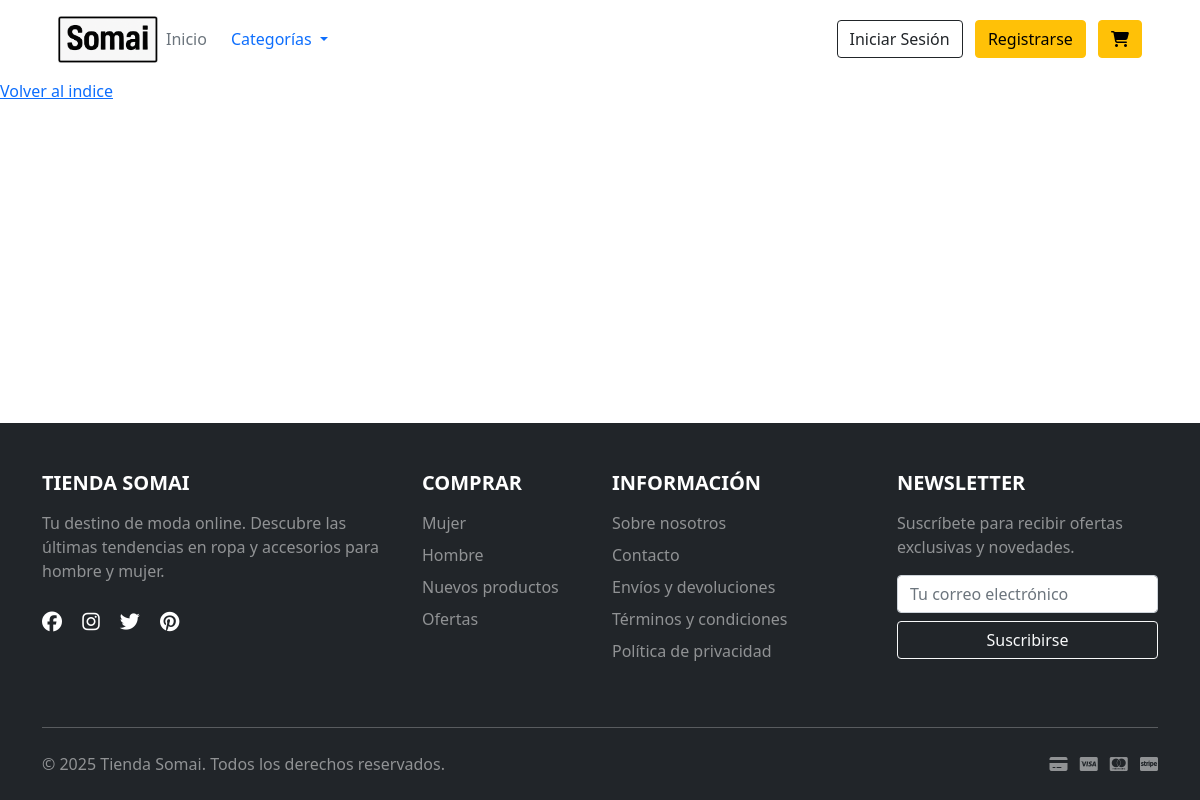
Page /pedidos/ on the earlier database version.
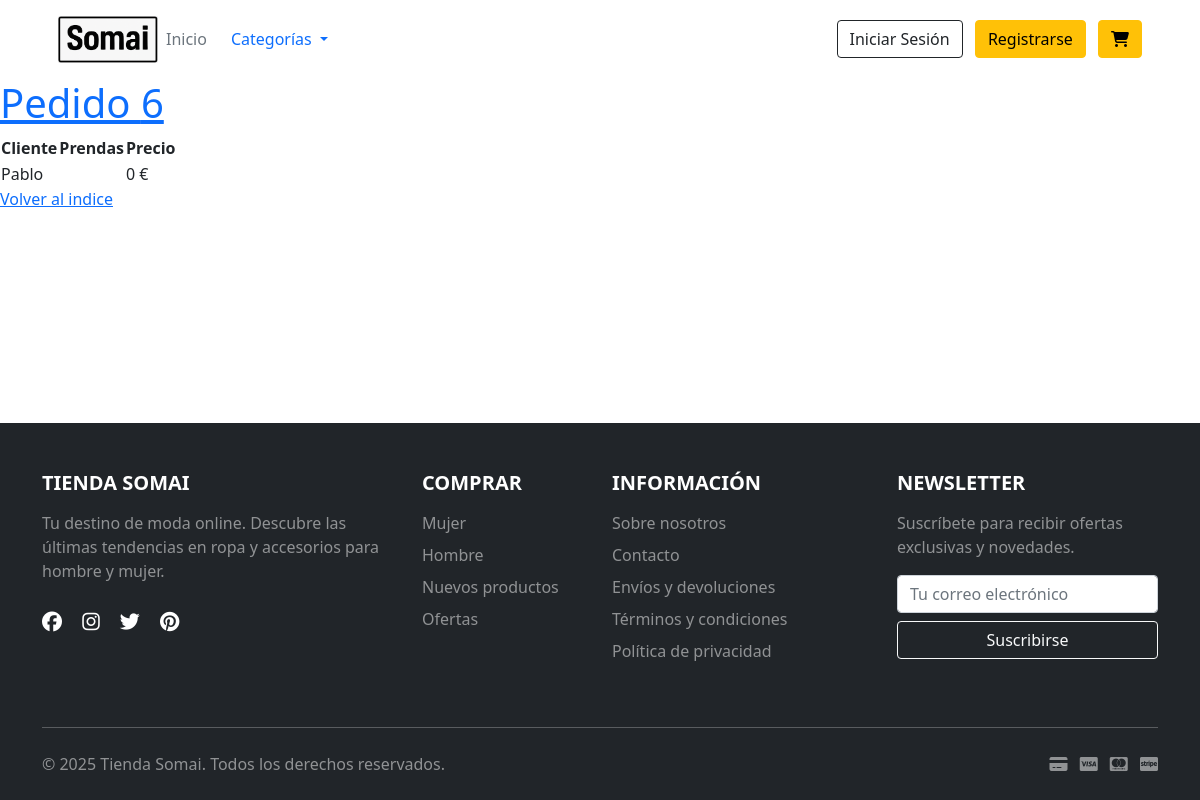
Same page on the later database version.
### tiendaApp/models.py (models this page shows, shortened)
class Pedido(models.Model):
    ESTADO_CHOICES = [
        ('carrito', 'Carrito'),
        ('pendiente', 'Pendiente'),
        ('procesado', 'Procesado'),
        ('enviado', 'Enviado'),
        ('entregado', 'Entregado'),
        ('cancelado', 'Cancelado'),
    ]
    precio_total = models.DecimalField(max_digits=10, decimal_places=2, default=0)
    fecha = models.DateField(auto_now_add=True, null=True)
    cliente = models.ForeignKey(Cliente, on_delete=models.CASCADE, related_name='pedidos', null=True, blank=True)
    estado = models.CharField(max_length=20, choices=ESTADO_CHOICES, default='carrito')
    stripe_checkout_session_id = models.CharField(max_length=255, blank=True, null=True)
    stripe_payment_intent_id = models.CharField(max_length=255, blank=True, null=True)
    pagado = models.BooleanField(default=False)
    class Meta:
        verbose_name = "Pedido"
        verbose_name_plural = "Pedidos"

class Cliente(models.Model):
    nombre = models.CharField(max_length=100)
    apellido = models.CharField(max_length=100)
    email = models.CharField(max_length=100, unique=True)
    password = models.CharField(max_length=100, blank=True, null=True)
    class Meta: #Para visualizar el nombre en singular y plural del modelo en ADMIN
        verbose_name = "Cliente"
        verbose_name_plural = "Clientes"
    def __str__(self):
        return self.nombre

### tiendaApp/views.py (the view)
# urls.py: path('pedidos/', views.PedidoListView.as_view(), name='lista_pedidos'),
class PedidoListView(ListView):
    model = Pedido
    context_object_name = "pedidos"
    template_name = "pedidos/lista_pedidos.html"

### tiendaApp/auth_utils.py (called while the page is built)
def obtener_cliente_por_token(request):
    token = request.session.get('auth_token')
    if token:
        return validar_token(token)
    return None

### tiendaApp/carrito.py (called while the page is built, shortened)
    def __len__(self):
        return sum(item['cantidad'] for item in self.carrito.values())

    def get_total_precio(self):
        total = Decimal('0')
        return total

### tiendaApp/context_processor.py (called while the page is built)
def categorias_processor(request):
    categorias = Categoria.objects.all()
    return {
        "categorias": categorias
    }

def carrito_processor(request):
    carrito = Carrito(request)
    return {
        'carrito_total_items': len(carrito),
        'carrito_precio_total': carrito.get_total_precio()
    }

def cliente_logueado(request):
    cliente = obtener_cliente_por_token(request)
    if not cliente:
        request.session.pop('auth_token', None)
        request.session.pop('cliente_id', None)
    return {"cliente": cliente}

### tiendaApp/templates/pedidos/lista_pedidos.html (shortened to what this page needs)
{% extends 'base.html'%}
{%block content %}
{% for pedido in pedidos %}
<a href="{% url 'detalles_pedido' pedido.id %}">
    <h1>Pedido {{ pedido.id }}</h1>
</a>
<table>
    <tr>
        <th>Cliente</th>
        <th>Prendas</th>
        <th>Precio</th>
    </tr>
    <tr>
        <td>{{ pedido.cliente }}</td>
        <td>
        </td>
        <td>{{ pedido.precio| default:"0"}} €</td>
    </tr>
</table>
{% endfor %}
<a href="{% url 'listaTienda' %}">Volver al indice</a>
{% endblock%}

Differences in the rows shown:
added Pedido: id "6", cliente "Pablo", precio "0"
